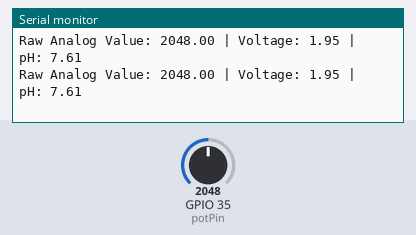
Bench run of a sketch on a simulated ESP32. Parts: the last lines printed to the serial monitor. The test bench sets the inputs (shaded band); at power-on: GPIO 35 (potPin) = 2048. WiFi joins after 1.5 s; servers stay silent unless stated.

Above: at 4.2 s.
4.3 s: GPIO 35 (potPin) set to 2866
At 5.6 s:
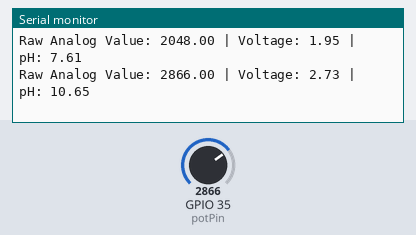
5.8 s: GPIO 35 (potPin) set to 3603
At 6.8 s:
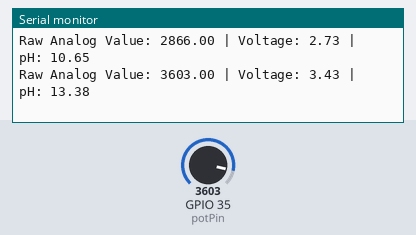
Timing chart, 0 to 8.8 s (numbered marks = the images above; inputs shaded):
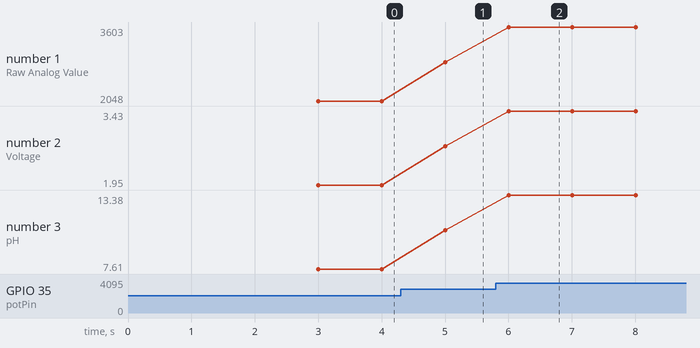

Measured:
- after the input at 4.3 s, the serial monitor: prints a new line after 0.70 s (image 1)
- after the input at 5.8 s, the serial monitor: prints a new line after 0.20 s (image 2)
- plotted number 1: 2048 → 2866 after the input at 4.3 s, 2866 → 3603 after the input at 5.8 s
- plotted number 2: 1.95 → 2.73 after the input at 4.3 s, 2.73 → 3.43 after the input at 5.8 s
- plotted number 3: 7.61 → 10.65 after the input at 4.3 s, 10.65 → 13.38 after the input at 5.8 s

The sketch:

phapin.ino
```cpp
#include <WiFi.h>
#include <ThingSpeak.h>
#include <SPI.h>

#define SECRET_SSID "Galaxy A23 53D4"
#define SECRET_PASS "biqf7934"
#define SECRET_CH_ID 2480934
#define SECRET_WRITE_APIKEY "J4MAFLF0GDFBR6OP"
#define potPin 35

char ssid[] = SECRET_SSID;
char pass[] = SECRET_PASS;

float ph;
float Value;

WiFiClient client;

void setup() {
  Serial.begin(115200);
  pinMode(potPin, INPUT);
  delay(1000);

  WiFi.begin(ssid, pass);
  while (WiFi.status() != WL_CONNECTED) {
    delay(2000);
  }
}

void loop() {
  if (WiFi.status() == WL_CONNECTED) {
    Value = analogRead(potPin);
    Serial.print("Raw Analog Value: ");
    Serial.print(Value);
     Serial.print(" | ");
     float voltage = Value * (3.9 / 4095.0); // Check if this conversion is correct
     ph = (3.9 * voltage); // Check if this conversion is correct
     Serial.print("Voltage: ");
     Serial.print(voltage);
     Serial.print(" | pH: ");
     Serial.println(ph);
    delay(1000);
  } else {
    Serial.println("WiFi not connected.");
    // Reconnect to WiFi if disconnected
    WiFi.begin(ssid, pass);
    while (WiFi.status() != WL_CONNECTED) {
      delay(20000);
    }
  }
}
```
